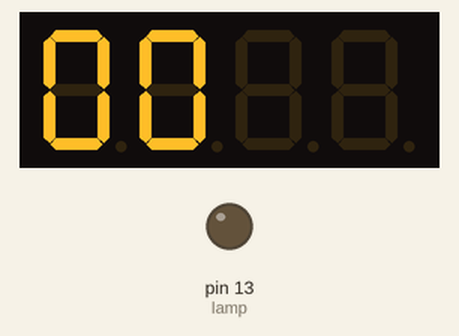
A sketch run on a simulated Arduino Uno, built with avr-gcc and run on an emulated ATmega328P. Parts: 4-digit seven-segment display, output pins drawn as LEDs (lit = HIGH). Wiring (inferred from the names in the program): 4-digit 7-segment display, segments lit when HIGH: segments pin 1, pin 2, pin 3, pin 4, pin 5, pin 6, pin 7, pin 8; digit selects pin 12, pin 11, pin 10, pin 9. The segment pins are drawn as the display they are named for; pins used as bus, display or sensor lines are not drawn.

Above: at 0.16 s.
At 10.0 s:
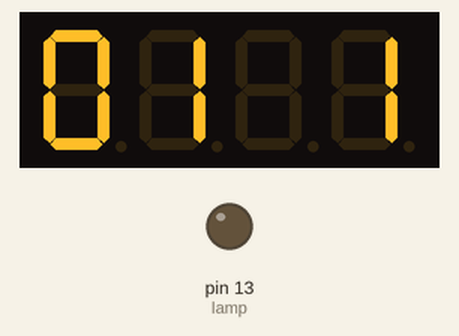
At 13.8 s:
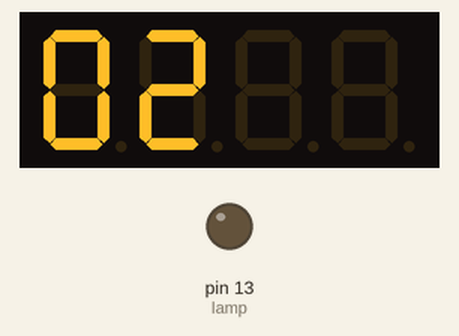
At 19.38 s:
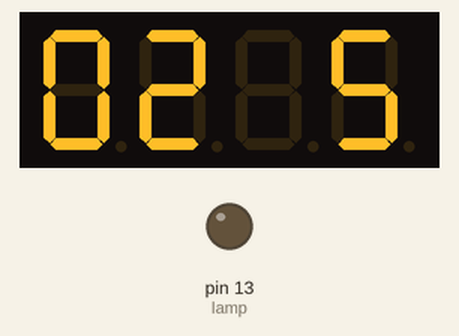
At 28.64 s:
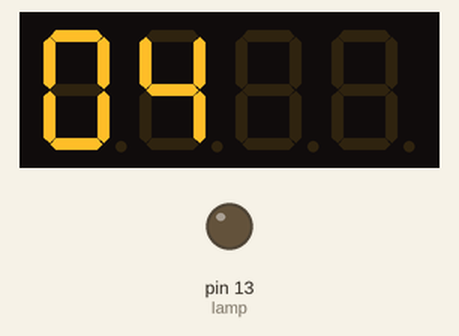
At 38.7 s:
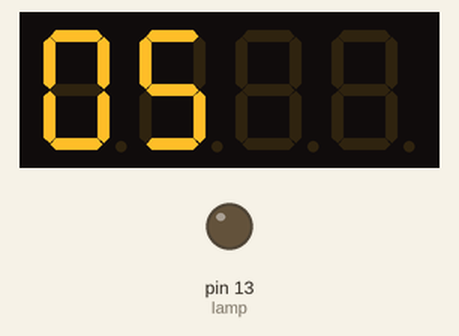

The sketch:

sketch_aug04a.ino
```cpp
// display 1234
// select pin for cathode
int a = 1;
int b = 2;
int c = 3;
int d = 4;
int e = 5;
int f = 6;
int g = 7;
int dp = 8;
// select pin for anode
int d4 = 9;
int d3 = 10;
int d2 = 11;
int d1 = 12;
// set variable
long n = 1230;
int x = 100;
int del = 55; // fine adjustment for clock
int lamp = 13;
// 2 sec. frequency
unsigned long interval=130;    // the time we need to wait
unsigned long previousMillis=0; // millis() returns an unsigned long.

void setup()
{
 pinMode(d1, OUTPUT);
 pinMode(d2, OUTPUT);
 pinMode(d3, OUTPUT);
 pinMode(d4, OUTPUT);
 pinMode(a, OUTPUT);
 pinMode(b, OUTPUT);
 pinMode(c, OUTPUT);
 pinMode(d, OUTPUT);
 pinMode(e, OUTPUT);
 pinMode(f, OUTPUT);
 pinMode(g, OUTPUT);
 pinMode(dp, OUTPUT);
 pinMode(lamp, OUTPUT);
}
/////////////////////////////////////////////////////////////
void loop()
{

static int d1 = 0;
static int d2 = 0;
static int d3 = 0;
static int d4 = 0;


for (int i=0; i < 10; i++){

Display(1,d1);
Display(2,d2);
Display(3,d3);
//Display(4,d4);

    //Display(4, i);
    delay(5);
    if (i == 9){
        Display(4, d4++);
          if (d4 == 9){
            d4=0;
            Display(3, d3++);
          }
             if (d3 == 9){
              d3=0;
              Display(2, d2++);
             }
               if (d2 == 9){
                d2=0;
                Display(1, d1++);
               }

    }
  }
}
///////////////////////////////////////////////////////////////
void WeiXuan(unsigned char n)//
{
 switch(n)
 {
case 1:
 digitalWrite(d1,LOW);
 digitalWrite(d2, HIGH);
 digitalWrite(d3, HIGH);
 digitalWrite(d4, HIGH);
break;
case 2:
 digitalWrite(d1, HIGH);
 digitalWrite(d2, LOW);
 digitalWrite(d3, HIGH);
 digitalWrite(d4, HIGH);
 break;
 case 3:
 digitalWrite(d1,HIGH);
 digitalWrite(d2, HIGH);
 digitalWrite(d3, LOW);
 digitalWrite(d4, HIGH);
 break;
 case 4:
 digitalWrite(d1, HIGH);
 digitalWrite(d2, HIGH);
 digitalWrite(d3, HIGH);
 digitalWrite(d4, LOW);
 break;
 default :
 digitalWrite(d1, HIGH);
 digitalWrite(d2, HIGH);
 digitalWrite(d3, HIGH);
 digitalWrite(d4, HIGH);
 break;
 }
}
void Num_0()
{
 digitalWrite(a, HIGH);
 digitalWrite(b, HIGH);

 digitalWrite(c, HIGH);
 digitalWrite(d, HIGH);
 digitalWrite(e, HIGH);
 digitalWrite(f, HIGH);
 digitalWrite(g, LOW);
 digitalWrite(dp,LOW); }
void Num_1() {
 digitalWrite(a, LOW);
 digitalWrite(b, HIGH);
 digitalWrite(c, HIGH);
 digitalWrite(d, LOW);
 digitalWrite(e, LOW);
 digitalWrite(f, LOW);
 digitalWrite(g, LOW);
 digitalWrite(dp,LOW); }
void Num_2() {
 digitalWrite(a, HIGH);
 digitalWrite(b, HIGH);
 digitalWrite(c, LOW);
 digitalWrite(d, HIGH);
 digitalWrite(e, HIGH);
 digitalWrite(f, LOW);
 digitalWrite(g, HIGH);
 digitalWrite(dp,LOW); }
void Num_3() {
digitalWrite(a, HIGH);
 digitalWrite(b, HIGH);
 digitalWrite(c, HIGH);
 digitalWrite(d, HIGH);
 digitalWrite(e, LOW);
 digitalWrite(f, LOW);
 digitalWrite(g, HIGH);
 digitalWrite(dp,LOW); }
void Num_4() {
 digitalWrite(a, LOW);

 digitalWrite(b, HIGH);
 digitalWrite(c, HIGH);
 digitalWrite(d, LOW);
 digitalWrite(e, LOW);
 digitalWrite(f, HIGH);
 digitalWrite(g, HIGH);
 digitalWrite(dp,LOW); }
void Num_5() {
 digitalWrite(a, HIGH);
 digitalWrite(b, LOW);
 digitalWrite(c, HIGH);
 digitalWrite(d, HIGH);
 digitalWrite(e, LOW);
 digitalWrite(f, HIGH);
 digitalWrite(g, HIGH);
 digitalWrite(dp,LOW); }
void Num_6() {
 digitalWrite(a, HIGH);
 digitalWrite(b, LOW);
 digitalWrite(c, HIGH);
 digitalWrite(d, HIGH);
 digitalWrite(e, HIGH);
 digitalWrite(f, HIGH);
 digitalWrite(g, HIGH);
 digitalWrite(dp,LOW); }
void Num_7() {
 digitalWrite(a, HIGH);
 digitalWrite(b, HIGH);
 digitalWrite(c, HIGH);
 digitalWrite(d, LOW);
 digitalWrite(e, LOW);
 digitalWrite(f, LOW);
 digitalWrite(g, LOW);
 digitalWrite(dp,LOW); }
void Num_8() {

 digitalWrite(a, HIGH);
 digitalWrite(b, HIGH);
 digitalWrite(c, HIGH);
 digitalWrite(d, HIGH);
 digitalWrite(e, HIGH);
 digitalWrite(f, HIGH);
 digitalWrite(g, HIGH);
 digitalWrite(dp,LOW);
}
void Num_9()
{
 digitalWrite(a, HIGH);
 digitalWrite(b, HIGH);
 digitalWrite(c, HIGH);
 digitalWrite(d, HIGH);
 digitalWrite(e, LOW);
 digitalWrite(f, HIGH);
 digitalWrite(g, HIGH);
 digitalWrite(dp,LOW);
}
void Clear() // clear the screen
{
 digitalWrite(a, LOW);
 digitalWrite(b, LOW);
 digitalWrite(c, LOW);
 digitalWrite(d, LOW);
 digitalWrite(e, LOW);
 digitalWrite(f, LOW);
 digitalWrite(g, LOW);
 digitalWrite(dp,LOW);
}
void pickNumber(unsigned char n)// select number
{
 switch(n)
 {
 case 0:Num_0();
 break;
 case 1:Num_1();
 break;
 case 2:Num_2();
 break;
 case 3:Num_3();
 break;

 case 4:Num_4();
 break;
 case 5:Num_5();
 break;
 case 6:Num_6();
 break;
 case 7:Num_7();
 break;
 case 8:Num_8();
 break;
 case 9:Num_9();
 break;
 default:Clear();
 break;
 }
}
void Display(unsigned char x, unsigned char Number)// take x as coordinate and display number
{
 WeiXuan(x);
 pickNumber(Number);
delay(1);
Clear() ; // clear the screen
}
//////////////////////////////////////////////////////////

/*

int servopin=13;// select digital pin 9 for servomotor signal line
int myangle;// initialize angle variable
int pulsewidth;// initialize width variable
int val;
void servopulse(int servopin,int myangle)// define a servo pulse function
{
pulsewidth=(myangle*11)+500;// convert angle to 500-2480 pulse width
digitalWrite(servopin,HIGH);// set the level of servo pin as ―high‖
delayMicroseconds(pulsewidth);// delay microsecond of pulse width
digitalWrite(servopin,LOW);// set the level of servo pin as ―low‖
delay(20-pulsewidth/1000);
}
void setup()
{
pinMode(servopin,OUTPUT);// set servo pin as ―output‖

Serial.begin(9600);// connect to serial port, set baud rate at ―9600‖
Serial.println("servo=o_seral_simple ready" ) ;
}
void loop()// convert number 0 to 9 to corresponding 0-180 degree angle, LED blinks

{
val=Serial.read();// read serial port value
if(val>'0'&&val<='9')
{
val=val-'0';// convert characteristic quantity to numerical variable
val=val*(180/9);// convert number to angle
Serial.print("moving servo to ");
Serial.print(val,DEC);
Serial.println();
for(int i=0;i<=50;i++) // giving the servo time to rotate to commanded position
{
servopulse(servopin,val);// use the pulse function
}
}
}
*/
//////////////////////////////////////////////////////////
```
